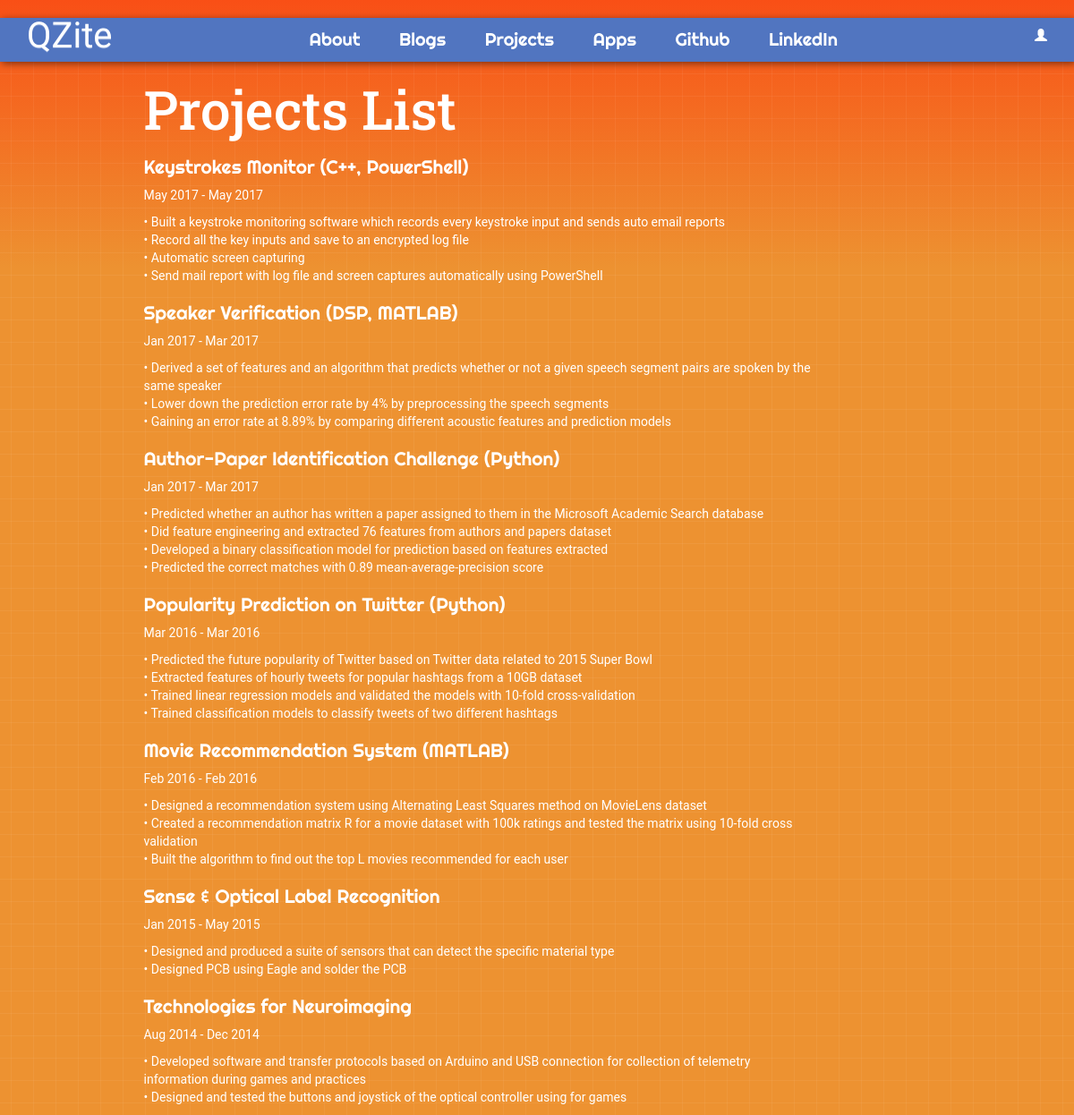
The app's page /project/ with its own data.
### blog/models.py (models this page shows)
class Project(models.Model):
    title = models.CharField(max_length = 200)
    text = models.TextField()
    start_time = models.DateTimeField(default=timezone.now);
    end_time = models.DateTimeField(default=timezone.now);

### blog/views.py (the view)
# urls.py: url(r'^project/$',views.ProjectListView.as_view(),name = 'project_list'),
class ProjectListView(ListView):
    model = Project
    def get_queryset(self):
        return Project.objects.filter(start_time__lte=timezone.now()).order_by('-start_time')

### blog/templates/blog/project_list.html
{% extends 'blog/base.html' %}
{% block content %}
<h1 class="res1">Projects List</h1>
<div class="centerstage">
    {% for project in project_list %}
        <div class="post">
            <h1 class="techfont">{{ project.title }}</h1>
            <div class="date">
                <p>{{ project.start_time|date:"M Y"}} - {{ project.end_time|date:"M Y"}}</p>
                <p>{{project.text|linebreaks}}</p>
            </div>
        </div>
    {% endfor %}
</div>
{% endblock %}

### blog/static/CSS/blog.css (style rules this page uses)
.techfont { font-family:'Righteous', cursive; font-size: 1.5em; margin-bottom: 10px; color: #ffffff; }
.res1 { font-family: 'Roboto Slab', serif; font-size: 60px; color: #ffffff; }
.centerstage { margin-left: auto; margin-right: auto; color: #ffffff; }
html { height: 100%; }
body { margin: 0; padding: 0; height: 100%; background-color: #ed9231; background-image: -webkit-linear-gradient(top, #f94f16, transparent); background-image: -moz-linear-gradient(top, #f94f16, transparent); background-image: -o-linear-gradient(top, #f94f16, transparent); background-image: linear-gradient(to bottom, #f94f16, transparent); background-repeat:no-repeat; background-size:100% 300px; }

### blog/static/CSS/index.css (style rules this page uses)
html, body { height: 100%; padding: 0; margin: 0; font-family: 'Roboto', sans-serif; }

### records on screen
Project: title "Keystrokes Monitor (C++, PowerShell)", start_time "May 2017", end_time "May 2017", text "• Built a keystroke monitoring software which records every keystroke input and sends auto email reports • Record all the key inputs and save to an encrypted log file • Automatic screen capturing • Send mail report with log file and screen captures automatically using PowerShell"
Project: title "Speaker Verification (DSP, MATLAB)", start_time "Jan 2017", end_time "Mar 2017", text "• Derived a set of features and an algorithm that predicts whether or not a given speech segment pairs are spoken by the same speaker • Lower down the prediction error rate by 4% by preprocessing the speech segments • Gaining an error rate at 8.89% by comparing different acoustic features and prediction models"
Project: title "Author-Paper Identification Challenge (Python)", start_time "Jan 2017", end_time "Mar 2017", text "• Predicted whether an author has written a paper assigned to them in the Microsoft Academic Search database • Did feature engineering and extracted 76 features from authors and papers dataset • Developed a binary classification model for prediction based on features extracted • Predicted the correct matches with 0.89 mean-average-precision score"
Project: title "Popularity Prediction on Twitter (Python)", start_time "Mar 2016", end_time "Mar 2016", text "• Predicted the future popularity of Twitter based on Twitter data related to 2015 Super Bowl • Extracted features of hourly tweets for popular hashtags from a 10GB dataset • Trained linear regression models and validated the models with 10-fold cross-validation • Trained classification models to classify tweets of two different hashtags"
Project: title "Movie Recommendation System (MATLAB)", start_time "Feb 2016", end_time "Feb 2016", text "• Designed a recommendation system using Alternating Least Squares method on MovieLens dataset • Created a recommendation matrix R for a movie dataset with 100k ratings and tested the matrix using 10-fold cross validation • Built the algorithm to find out the top L movies recommended for each user"
Project: title "Sense & Optical Label Recognition", start_time "Jan 2015", end_time "May 2015", text "• Designed and produced a suite of sensors that can detect the specific material type • Designed PCB using Eagle and solder the PCB"
Project: title "Technologies for Neuroimaging", start_time "Aug 2014", end_time "Dec 2014", text "• Developed software and transfer protocols based on Arduino and USB connection for collection of telemetry information during games and practices • Designed and tested the buttons and joystick of the optical controller using for games"
